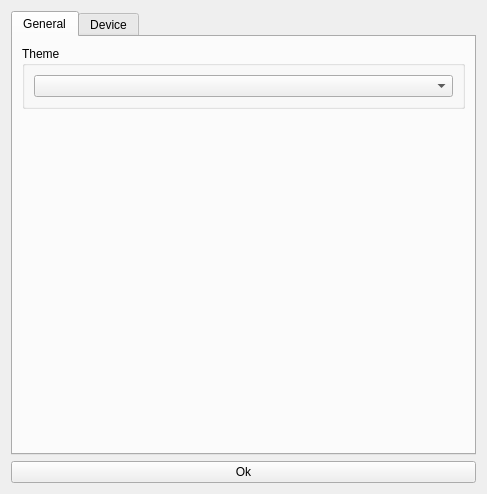
<?xml version="1.0" encoding="UTF-8"?>
<ui version="4.0">
 <class>dd::forms::FormSettings</class>
 <widget class="QWidget" name="dd::forms::FormSettings">
  <property name="geometry">
   <rect>
    <x>0</x>
    <y>0</y>
    <width>487</width>
    <height>494</height>
   </rect>
  </property>
  <property name="windowTitle">
   <string>Settings</string>
  </property>
  <layout class="QVBoxLayout" name="verticalLayout">
   <item>
    <widget class="QTabWidget" name="tabWidget">
     <property name="tabPosition">
      <enum>QTabWidget::North</enum>
     </property>
     <property name="tabShape">
      <enum>QTabWidget::Rounded</enum>
     </property>
     <property name="currentIndex">
      <number>0</number>
     </property>
     <property name="usesScrollButtons">
      <bool>false</bool>
     </property>
     <widget class="QWidget" name="generalTab">
      <attribute name="title">
       <string>General</string>
      </attribute>
      <layout class="QVBoxLayout" name="verticalLayout_5">
       <item>
        <layout class="QVBoxLayout" name="verticalLayout_4">
         <item>
          <widget class="QGroupBox" name="uiGroupBox">
           <property name="title">
            <string>Theme</string>
           </property>
           <layout class="QVBoxLayout" name="verticalLayout_6">
            <item>
             <layout class="QHBoxLayout" name="horizontalLayout_7">
              <item>
               <widget class="QComboBox" name="themeComboBox">
                <property name="sizePolicy">
                 <sizepolicy hsizetype="Expanding" vsizetype="Fixed">
                  <horstretch>0</horstretch>
                  <verstretch>0</verstretch>
                 </sizepolicy>
                </property>
               </widget>
              </item>
             </layout>
            </item>
           </layout>
          </widget>
         </item>
        </layout>
       </item>
       <item>
        <spacer name="verticalSpacer_2">
         <property name="orientation">
          <enum>Qt::Vertical</enum>
         </property>
         <property name="sizeHint" stdset="0">
          <size>
           <width>20</width>
           <height>40</height>
          </size>
         </property>
        </spacer>
       </item>
      </layout>
     </widget>
     <widget class="QWidget" name="deviceTab">
      <attribute name="title">
       <string>Device</string>
      </attribute>
      <layout class="QVBoxLayout" name="verticalLayout_3">
       <item>
        <layout class="QHBoxLayout" name="horizontalLayout_4">
         <item>
          <widget class="QLabel" name="deviceLabel">
           <property name="text">
            <string>Device</string>
           </property>
          </widget>
         </item>
         <item>
          <widget class="QComboBox" name="deviceComboBox">
           <property name="sizePolicy">
            <sizepolicy hsizetype="Expanding" vsizetype="Fixed">
             <horstretch>0</horstretch>
             <verstretch>0</verstretch>
            </sizepolicy>
           </property>
          </widget>
         </item>
        </layout>
       </item>
       <item>
        <layout class="QHBoxLayout" name="horizontalLayout_8">
         <item>
          <layout class="QVBoxLayout" name="verticalLayout_2">
           <item>
            <widget class="QLabel" name="deviceNameLabel">
             <property name="text">
              <string>Name: </string>
             </property>
            </widget>
           </item>
           <item>
            <widget class="QLabel" name="firmwareVersionLabel">
             <property name="text">
              <string>Firmware Version:</string>
             </property>
            </widget>
           </item>
           <item>
            <layout class="QHBoxLayout" name="horizontalLayout_2">
             <item>
              <widget class="QLabel" name="baudRateLabel">
               <property name="text">
                <string>Baud Rate:</string>
               </property>
              </widget>
             </item>
             <item>
              <widget class="QComboBox" name="baudRateComboBox">
               <property name="sizePolicy">
                <sizepolicy hsizetype="Expanding" vsizetype="Fixed">
                 <horstretch>0</horstretch>
                 <verstretch>0</verstretch>
                </sizepolicy>
               </property>
               <item>
                <property name="text">
                 <string>25kbps</string>
                </property>
               </item>
               <item>
                <property name="text">
                 <string>50kpbs</string>
                </property>
               </item>
               <item>
                <property name="text">
                 <string>100kbps</string>
                </property>
               </item>
               <item>
                <property name="text">
                 <string>125kbps</string>
                </property>
               </item>
               <item>
                <property name="text">
                 <string>250kbps</string>
                </property>
               </item>
               <item>
                <property name="text">
                 <string>500kbps</string>
                </property>
               </item>
               <item>
                <property name="text">
                 <string>800kbps</string>
                </property>
               </item>
               <item>
                <property name="text">
                 <string>1mbps</string>
                </property>
               </item>
              </widget>
             </item>
            </layout>
           </item>
           <item>
            <spacer name="verticalSpacer_3">
             <property name="orientation">
              <enum>Qt::Vertical</enum>
             </property>
             <property name="sizeHint" stdset="0">
              <size>
               <width>20</width>
               <height>40</height>
              </size>
             </property>
            </spacer>
           </item>
           <item>
            <layout class="QHBoxLayout" name="horizontalLayout_3">
             <item>
              <widget class="QPushButton" name="saveToDeviceButton">
               <property name="text">
                <string>Save To Device</string>
               </property>
              </widget>
             </item>
            </layout>
           </item>
          </layout>
         </item>
         <item>
          <spacer name="verticalSpacer">
           <property name="orientation">
            <enum>Qt::Vertical</enum>
           </property>
           <property name="sizeHint" stdset="0">
            <size>
             <width>20</width>
             <height>40</height>
            </size>
           </property>
          </spacer>
         </item>
        </layout>
       </item>
      </layout>
     </widget>
    </widget>
   </item>
   <item>
    <layout class="QHBoxLayout" name="horizontalLayout">
     <item>
      <widget class="QPushButton" name="okButton">
       <property name="text">
        <string>Ok</string>
       </property>
      </widget>
     </item>
    </layout>
   </item>
  </layout>
 </widget>
 <resources/>
 <connections/>
</ui>
